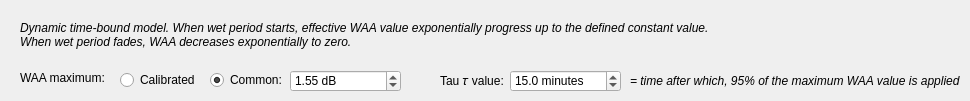
           <widget class="QWidget" name="waaSchleiss">
            <attribute name="title">
             <string>Schleiss 2013</string>
            </attribute>
            <widget class="QDoubleSpinBox" name="spinSchleissWaa">
             <property name="geometry">
              <rect>
               <x>290</x>
               <y>70</y>
               <width>111</width>
               <height>22</height>
              </rect>
             </property>
             <property name="suffix">
              <string> dB</string>
             </property>
             <property name="maximum">
              <double>100.000000000000000</double>
             </property>
             <property name="value">
              <double>1.550000000000000</double>
             </property>
            </widget>
            <widget class="QLabel" name="label_20">
             <property name="geometry">
              <rect>
               <x>20</x>
               <y>20</y>
               <width>701</width>
               <height>31</height>
              </rect>
             </property>
             <property name="font">
              <font>
               <italic>true</italic>
              </font>
             </property>
             <property name="text">
              <string>&lt;html&gt;&lt;head/&gt;&lt;body&gt;&lt;p&gt;Dynamic time-bound model. When wet period starts, effective WAA value exponentially progress up to the defined constant value.&lt;br/&gt;When wet period fades, WAA decreases exponentially to zero.&lt;/p&gt;&lt;/body&gt;&lt;/html&gt;</string>
             </property>
            </widget>
            <widget class="QRadioButton" name="radioSchleissCommon">
             <property name="geometry">
              <rect>
               <x>210</x>
               <y>70</y>
               <width>81</width>
               <height>20</height>
              </rect>
             </property>
             <property name="text">
              <string>Common:</string>
             </property>
             <property name="checked">
              <bool>true</bool>
             </property>
            </widget>
            <widget class="QRadioButton" name="radioSchleissCalibr">
             <property name="geometry">
              <rect>
               <x>120</x>
               <y>70</y>
               <width>81</width>
               <height>20</height>
              </rect>
             </property>
             <property name="text">
              <string>Calibrated</string>
             </property>
            </widget>
            <widget class="QLabel" name="label_28">
             <property name="geometry">
              <rect>
               <x>20</x>
               <y>70</y>
               <width>91</width>
               <height>16</height>
              </rect>
             </property>
             <property name="text">
              <string>WAA maximum:</string>
             </property>
            </widget>
            <widget class="QLabel" name="label_29">
             <property name="geometry">
              <rect>
               <x>440</x>
               <y>70</y>
               <width>71</width>
               <height>21</height>
              </rect>
             </property>
             <property name="text">
              <string>Tau 𝜏 value:</string>
             </property>
            </widget>
            <widget class="QDoubleSpinBox" name="spinSchleissTau">
             <property name="geometry">
              <rect>
               <x>510</x>
               <y>70</y>
               <width>111</width>
               <height>22</height>
              </rect>
             </property>
             <property name="suffix">
              <string> minutes</string>
             </property>
             <property name="decimals">
              <number>1</number>
             </property>
             <property name="maximum">
              <double>1000.000000000000000</double>
             </property>
             <property name="value">
              <double>15.000000000000000</double>
             </property>
            </widget>
            <widget class="QLabel" name="label_30">
             <property name="geometry">
              <rect>
               <x>630</x>
               <y>70</y>
               <width>331</width>
               <height>21</height>
              </rect>
             </property>
             <property name="font">
              <font>
               <italic>true</italic>
              </font>
             </property>
             <property name="text">
              <string>= time after which, 95% of the maximum WAA value is applied</string>
             </property>
            </widget>
           </widget>
